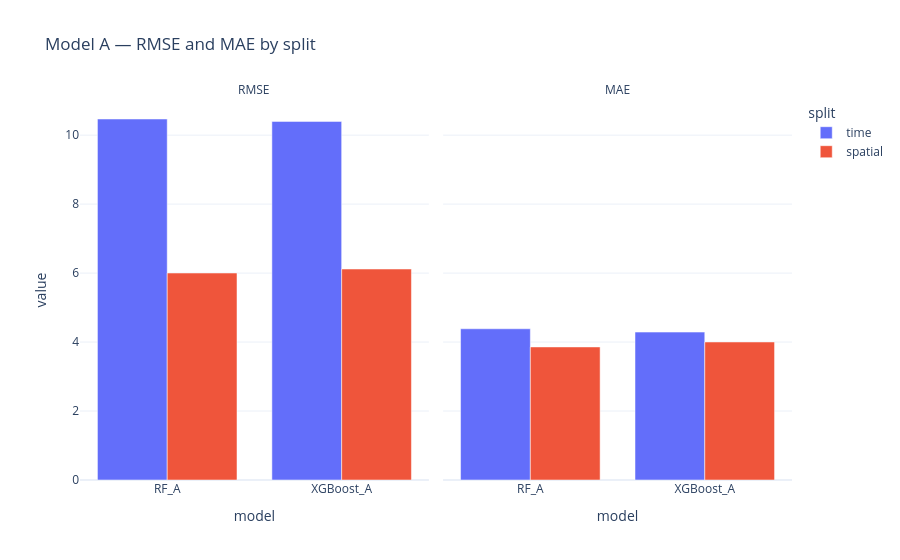

The cell this chart's notebook holds for it:
### Markdown cell above
### Model A — Performance Comparison (RF vs XGBoost)

### Code cell
plot_a = metrics_a.melt(
    id_vars=["split", "model"],
    value_vars=["RMSE", "MAE"],
    var_name="metric",
    value_name="value",
)

fig = px.bar(
    plot_a,
    x="model",
    y="value",
    color="split",
    facet_col="metric",
    barmode="group",
    title="Model A — RMSE and MAE by split",
)
fig.update_layout(template="plotly_white", paper_bgcolor="rgba(0,0,0,0)", plot_bgcolor="rgba(0,0,0,0)")
fig.for_each_annotation(lambda a: a.update(text=a.text.split("=")[-1]))
fig.write_image("images/modela_matrix_comparison.png", scale=2)
fig.show()

### Figure 1 — Plotly figure (JSON) as saved in the notebook; plotly's stock layout.template omitted (floating-point values rounded to 4 significant figures)
{"data": [{"alignmentgroup": "True", "hovertemplate": "split=time<br>metric=RMSE<br>model=%{x}<br>value=%{y}<extra></extra>", "legendgroup": "time", "marker": {"color": "#636efa", "pattern": {"shape": ""}}, "name": "time", "offsetgroup": "time", "orientation": "v", "showlegend": true, "textposition": "auto", "x": ["RF_A", "XGBoost_A"], "xaxis": "x", "y": [10.47, 10.4], "yaxis": "y", "type": "bar"}, {"alignmentgroup": "True", "hovertemplate": "split=time<br>metric=MAE<br>model=%{x}<br>value=%{y}<extra></extra>", "legendgroup": "time", "marker": {"color": "#636efa", "pattern": {"shape": ""}}, "name": "time", "offsetgroup": "time", "orientation": "v", "showlegend": false, "textposition": "auto", "x": ["RF_A", "XGBoost_A"], "xaxis": "x2", "y": [4.385, 4.289], "yaxis": "y2", "type": "bar"}, {"alignmentgroup": "True", "hovertemplate": "split=spatial<br>metric=RMSE<br>model=%{x}<br>value=%{y}<extra></extra>", "legendgroup": "spatial", "marker": {"color": "#EF553B", "pattern": {"shape": ""}}, "name": "spatial", "offsetgroup": "spatial", "orientation": "v", "showlegend": true, "textposition": "auto", "x": ["RF_A", "XGBoost_A"], "xaxis": "x", "y": [6.002, 6.118], "yaxis": "y", "type": "bar"}, {"alignmentgroup": "True", "hovertemplate": "split=spatial<br>metric=MAE<br>model=%{x}<br>value=%{y}<extra></extra>", "legendgroup": "spatial", "marker": {"color": "#EF553B", "pattern": {"shape": ""}}, "name": "spatial", "offsetgroup": "spatial", "orientation": "v", "showlegend": false, "textposition": "auto", "x": ["RF_A", "XGBoost_A"], "xaxis": "x2", "y": [3.858, 4.002], "yaxis": "y2", "type": "bar"}], "layout": {"xaxis": {"anchor": "y", "domain": [0.0, 0.49], "title": {"text": "model"}}, "yaxis": {"anchor": "x", "domain": [0.0, 1.0], "title": {"text": "value"}}, "xaxis2": {"anchor": "y2", "domain": [0.51, 1.0], "matches": "x", "title": {"text": "model"}}, "yaxis2": {"anchor": "x2", "domain": [0.0, 1.0], "matches": "y", "showticklabels": false}, "annotations": [{"font": {}, "showarrow": false, "text": "RMSE", "x": 0.245, "xanchor": "center", "xref": "paper", "y": 1.0, "yanchor": "bottom", "yref": "paper"}, {"font": {}, "showarrow": false, "text": "MAE", "x": 0.755, "xanchor": "center", "xref": "paper", "y": 1.0, "yanchor": "bottom", "yref": "paper"}], "legend": {"title": {"text": "split"}, "tracegroupgap": 0}, "title": {"text": "Model A — RMSE and MAE by split"}, "barmode": "group", "paper_bgcolor": "rgba(0,0,0,0)", "plot_bgcolor": "rgba(0,0,0,0)"}}
